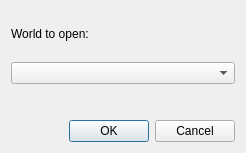
<?xml version="1.0" encoding="UTF-8"?>
<ui version="4.0">
 <class>DialogOpenWorld</class>
 <widget class="QDialog" name="DialogOpenWorld">
  <property name="geometry">
   <rect>
    <x>0</x>
    <y>0</y>
    <width>246</width>
    <height>153</height>
   </rect>
  </property>
  <property name="windowTitle">
   <string>Open existing world</string>
  </property>
  <property name="modal">
   <bool>true</bool>
  </property>
  <layout class="QVBoxLayout" name="verticalLayout">
   <item>
    <widget class="QLabel" name="labelWorldtoopen">
     <property name="text">
      <string>World to open:</string>
     </property>
    </widget>
   </item>
   <item>
    <widget class="QComboBox" name="comboBoxWorldToOpen"/>
   </item>
   <item>
    <spacer name="verticalSpacer">
     <property name="orientation">
      <enum>Qt::Vertical</enum>
     </property>
     <property name="sizeType">
      <enum>QSizePolicy::Fixed</enum>
     </property>
     <property name="sizeHint" stdset="0">
      <size>
       <width>20</width>
       <height>30</height>
      </size>
     </property>
    </spacer>
   </item>
   <item>
    <widget class="QDialogButtonBox" name="buttonBox">
     <property name="orientation">
      <enum>Qt::Horizontal</enum>
     </property>
     <property name="standardButtons">
      <set>QDialogButtonBox::Cancel|QDialogButtonBox::Ok</set>
     </property>
    </widget>
   </item>
  </layout>
 </widget>
 <resources/>
 <connections>
  <connection>
   <sender>buttonBox</sender>
   <signal>accepted()</signal>
   <receiver>DialogOpenWorld</receiver>
   <slot>accept()</slot>
   <hints>
    <hint type="sourcelabel">
     <x>248</x>
     <y>254</y>
    </hint>
    <hint type="destinationlabel">
     <x>157</x>
     <y>274</y>
    </hint>
   </hints>
  </connection>
  <connection>
   <sender>buttonBox</sender>
   <signal>rejected()</signal>
   <receiver>DialogOpenWorld</receiver>
   <slot>reject()</slot>
   <hints>
    <hint type="sourcelabel">
     <x>316</x>
     <y>260</y>
    </hint>
    <hint type="destinationlabel">
     <x>286</x>
     <y>274</y>
    </hint>
   </hints>
  </connection>
 </connections>
</ui>
